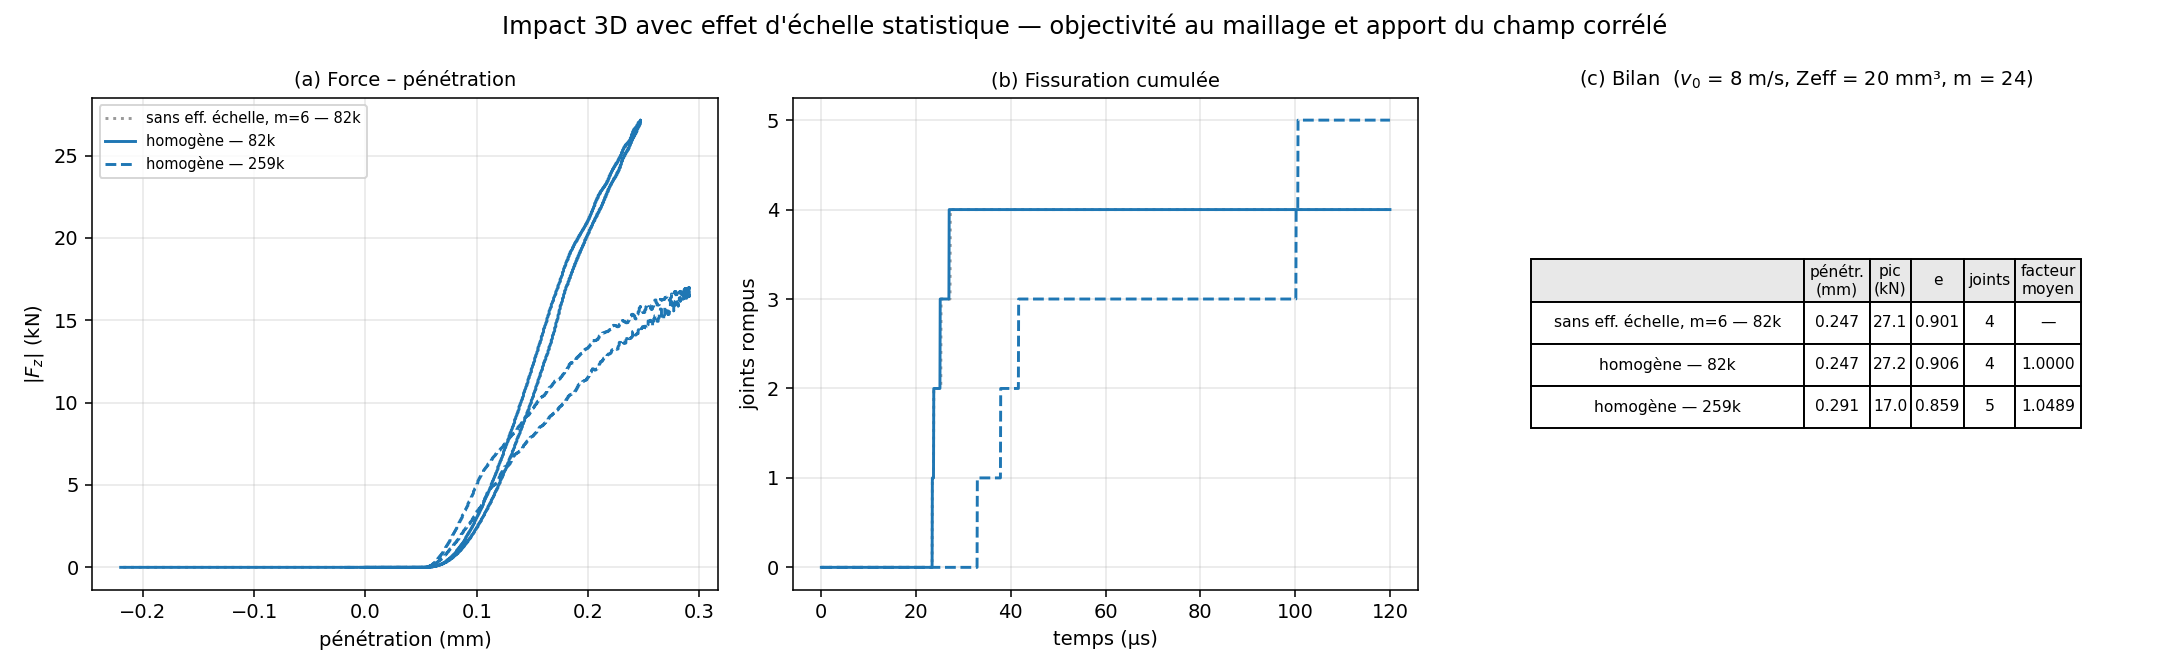

Source code (Python):
# -*- coding: utf-8 -*-
"""Impact 3D avec EFFET D'ECHELLE actif (eq. 42) : croise deux maillages
(moyen 82k / fin 259k, Zeff fige a 20 mm3) et deux materiaux (homogene /
Weibull m = 24 correle). Quatre runs, deux questions :
  - objectivite au maillage : la reponse depend-elle du maillage, l'effet
    d'echelle etant desormais comptabilise ?
  - apport du champ correle par-dessus la dispersion geometrique.

  python compare_sizeeffect.py
"""
import csv, os, re
import numpy as np
import matplotlib
matplotlib.use("Agg")
import matplotlib.pyplot as plt

HERE = os.path.dirname(os.path.abspath(__file__))
ROOT = os.path.normpath(os.path.join(HERE, ".."))
V0 = 8.0

RUNS = [("out_imp3d_sz_homog_mid", "homogène — 82k",  "C0", "-"),
        ("out_imp3d_sz_homog_fin", "homogène — 259k", "C0", "--"),
        ("out_imp3d_sz_weib_mid",  "Weibull — 82k",   "C3", "-"),
        ("out_imp3d_sz_weib_fin",  "Weibull — 259k",  "C3", "--")]
# temoins sans effet d'echelle, pour situer
REF = [("out_imp3d_homog", "sans eff. échelle, m=6 — 82k", "0.6", ":")]


def load(sub):
    p = os.path.join(ROOT, sub, "history.csv")
    if not os.path.exists(p):
        return None
    rows = [r for r in csv.DictReader(open(p))
            if all(v not in (None, "") for v in r.values())]
    if len(rows) < 10:
        return None
    # Un run EN COURS a un history.csv partiel (le tampon ne se vide qu'au
    # remplissage) : l'inclure produit des chiffres faux — pic tronque,
    # restitution absurde. On n'accepte que les runs arrives au bout.
    if float(rows[-1]["t"]) < 0.98 * 1.2e-4:
        print("  (ignore %s : run incomplet, t = %.1f / 120 us)"
              % (sub, float(rows[-1]["t"]) * 1e6))
        return None
    g = lambda k: np.array([float(r[k]) for r in rows])
    return dict(t=g("t") * 1e6, z=g("grpZ") * 1e3, vz=g("grpVz"),
                fz=np.abs(g("grpFz")) * 1e-3, nb=g("nBroken"), last=rows[-1])


def logfac(sub):
    """facteur d'effet d'echelle mean/min/max lu dans le journal du run."""
    p = os.path.join(ROOT, "run_" + sub.replace("out_", "") + ".log")
    if not os.path.exists(p):
        return None
    s = open(p, encoding="utf-8", errors="ignore").read().replace("\x00", "")
    m = re.search(r"facteur mean/min/max = ([\d.eE+-]+)/([\d.eE+-]+)/"
                  r"([\d.eE+-]+)", s)
    return tuple(float(x) for x in m.groups()) if m else None


data = [(lab, load(sub), c, ls, logfac(sub)) for sub, lab, c, ls in RUNS]
data = [d for d in data if d[1]]
refs = [(lab, load(sub), c, ls, None) for sub, lab, c, ls in REF]
refs = [d for d in refs if d[1]]
if not data:
    raise SystemExit("aucun run trouve — les calculs tournent-ils encore ?")

fig, ax = plt.subplots(1, 3, figsize=(15.5, 4.8))

a = ax[0]
for lab, d, c, ls, _ in refs + data:
    a.plot(d["z"][0] - d["z"], d["fz"], color=c, ls=ls, lw=1.5, label=lab)
a.set_xlabel("pénétration (mm)"); a.set_ylabel(r"$|F_z|$ (kN)")
a.set_title("(a) Force – pénétration", fontsize=10)
a.legend(fontsize=7.5); a.grid(alpha=0.3)

a = ax[1]
for lab, d, c, ls, _ in refs + data:
    a.plot(d["t"], d["nb"], color=c, ls=ls, lw=1.5, label=lab)
a.set_xlabel("temps (µs)"); a.set_ylabel("joints rompus")
a.set_title("(b) Fissuration cumulée", fontsize=10)
a.grid(alpha=0.3)

a = ax[2]; a.axis("off")
head = ("", "pénétr.\n(mm)", "pic\n(kN)", "e", "joints", "facteur\nmoyen")
body = []
for lab, d, c, ls, f in refs + data:
    body.append((lab, "%.3f" % (d["z"][0] - d["z"].min()),
                 "%.1f" % d["fz"].max(), "%.3f" % (abs(d["vz"][-1]) / V0),
                 d["last"]["nBroken"], "%.4f" % f[0] if f else "—"))
tb = a.table(cellText=[list(r) for r in body], colLabels=list(head),
             loc="center", cellLoc="center")
tb.auto_set_font_size(False); tb.set_fontsize(8)
tb.scale(1, 1.9); tb.auto_set_column_width(list(range(6)))
for j in range(6):
    tb[(0, j)].set_facecolor("#e8e8e8")
a.set_title("(c) Bilan  ($v_0$ = 8 m/s, Zeff = 20 mm³, m = 24)", fontsize=10)

fig.suptitle("Impact 3D avec effet d'échelle statistique — objectivité au "
             "maillage et apport du champ corrélé", fontsize=12.5)
fig.tight_layout()
out = os.path.join(HERE, "compare_sizeeffect.png")
fig.savefig(out, dpi=140)
print("ecrit", out)
for lab, d, c, ls, f in refs + data:
    print("%-30s pen %.3f mm  pic %5.1f kN  e %.3f  joints %-4s facteur %s"
          % (lab, d["z"][0] - d["z"].min(), d["fz"].max(),
             abs(d["vz"][-1]) / V0, d["last"]["nBroken"],
             ("%.4f" % f[0]) if f else "—"))
